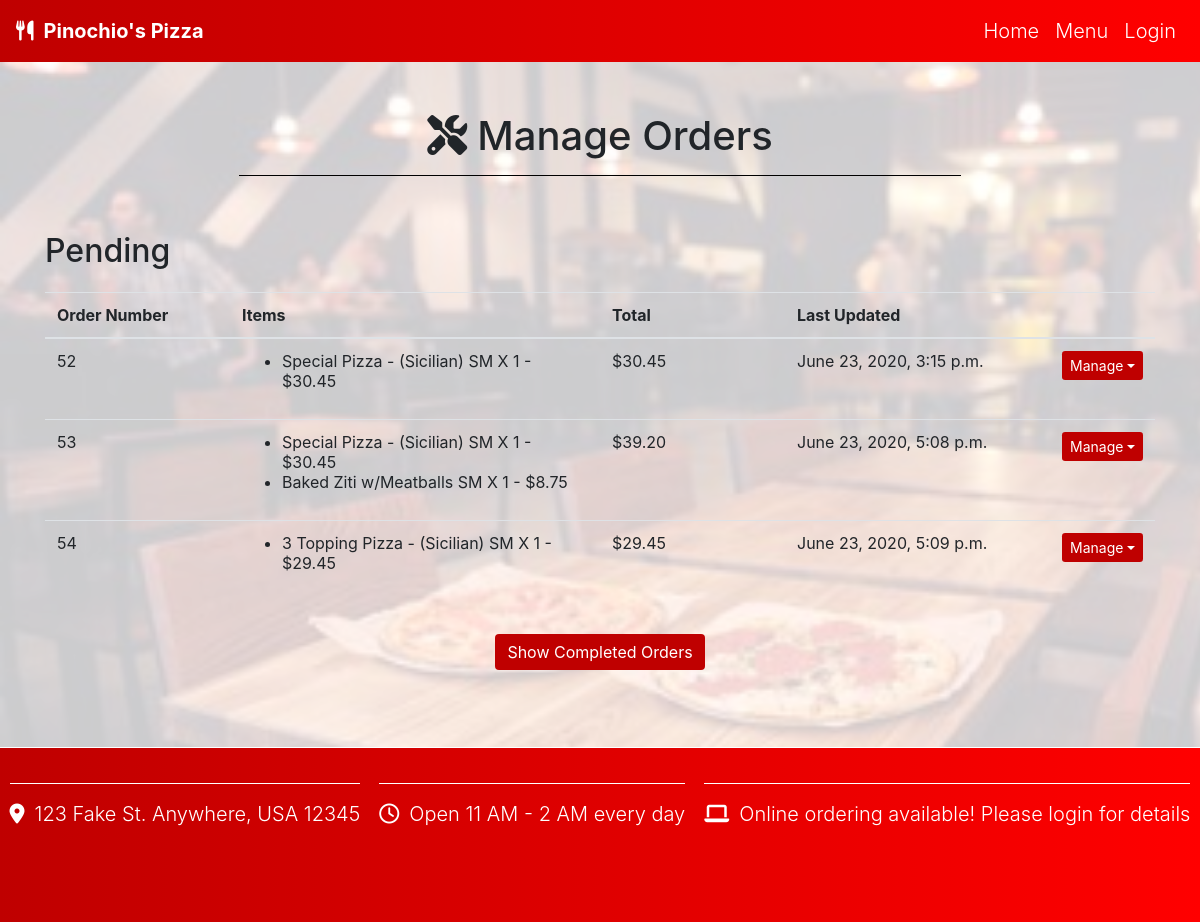
Page /manageOrders on the earlier database version.
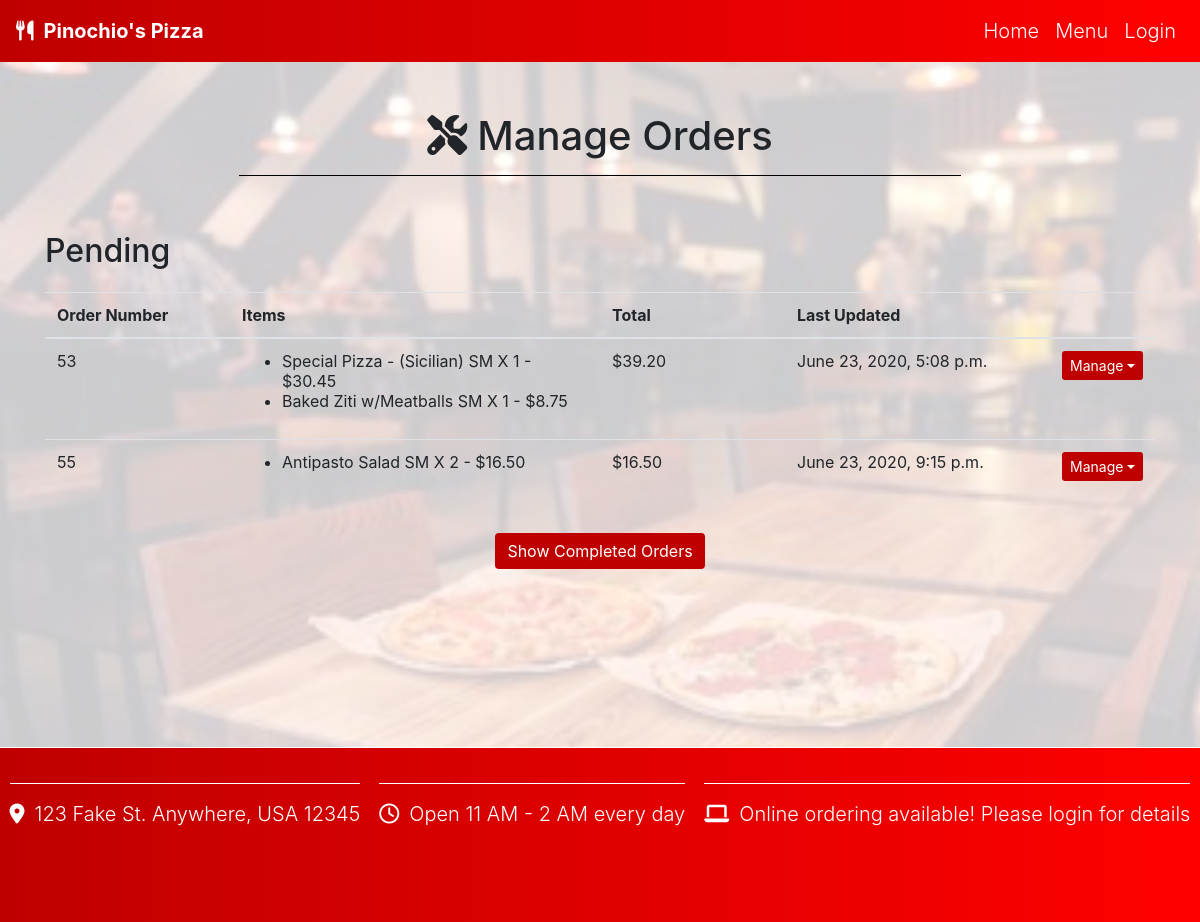
Same page on the later database version.
### orders/models.py (models this page shows, shortened)
class Order(models.Model):
    id = models.AutoField(primary_key=True)
    user = models.ForeignKey(settings.AUTH_USER_MODEL, on_delete=models.CASCADE)
    created = models.DateTimeField(auto_now_add=True)
    lastUpdated = models.DateTimeField(auto_now=True)
    items = models.ManyToManyField(MenuItem, blank=True, through='OrderDetail')
    checkedOut = models.BooleanField(default=False)
    completed = models.BooleanField(default=False)
    METHODS = [
        ("DLY", "Delivery"),
        ("PCK", "Pickup")
    ]
    method = models.CharField(max_length=3, choices=METHODS, blank=True)
    total = models.DecimalField(max_digits=6, decimal_places=2, default=0.0)

class OrderDetail(models.Model):
    order = models.ForeignKey(Order, on_delete=models.CASCADE)
    item = models.ForeignKey(MenuItem, on_delete=models.CASCADE)
    ITEM_SIZES = [
    ('SM', "Small"),
    ('LG', "Large")
    ]
    size = models.CharField(max_length=2, blank=True, choices=ITEM_SIZES)
    quantity = models.IntegerField(default=1)
    toppings = models.ManyToManyField(PizzaTopping, blank=True)
    sandwichToppings = models.ManyToManyField(CheesesteakTopping, blank=True)
    extraCheese = models.BooleanField(default=False)
    total = models.DecimalField(max_digits=6, decimal_places=2, default=0.0)
    notes = models.CharField(max_length=64, blank=True)
    def updateTotal(self):
        self.total = self.item.priceLarge * self.quantity if self.size == 'LG' else self.item.priceSmall * self.quantity
        self.save()
        return self.total
    def __str__(self):
        self.updateTotal()
        return f"{self.item} {self.size} X {self.quantity} - ${self.total}"

class MenuItem(models.Model):
    name = models.CharField(max_length=30)
    priceSmall = models.DecimalField(max_digits=4, decimal_places=2, default=0.0)
    priceLarge = models.DecimalField(max_digits=4, decimal_places=2, default=0.0)
    PIZZA_STYLES = [
        ('NML', "Normal"),
        ('SCL', "Sicilian")
    ]
    pizzaStyle = models.CharField(max_length=3, choices=PIZZA_STYLES, blank=True)
    pizzaToppingsCount = models.IntegerField(default=0)
    category = models.ForeignKey(Category, on_delete=models.CASCADE)
    def __str__(self):
        if self.pizzaStyle != '':
            return f"{self.name} - ({self.get_pizzaStyle_display()})"
        else:
            return f"{self.name}"

### orders/views.py (the view)
# urls.py: path("manageOrders", views.manageOrders, name="manageOrders"),
def manageOrders(request, msg=''):
    context = {
        'orders': Order.objects.all(),
        'msg': msg,
        'pending': Order.objects.filter(checkedOut=True, completed=False).count()
    }
    return render(request, "orders/manageOrders.html", context)

### orders/templates/orders/manageOrders.html (shortened to what this page needs)
{% extends 'base.html' %}
{% load static %}
{% block body %}
<h1 class="page-header mx-auto" id="orderListHeader"><i class="fas fa-tools"></i>Manage Orders</h1>
<h2 class="text-left">Pending</h2>
<table class="table" id="orderList">
  <thead>
    <th>Order Number</th>
    <th colspan="2">Items</th>
    <th>Total</th>
    <th colspan="2">Last Updated</th>
  </thead>
  <tbody class="selected">
  {% for order in orders %}
  {% if order.checkedOut %}
  {% if not order.completed %}
  <tr>
    <td>{{ order.id }}</td>
    <td colspan="2"><ul>
    {% for item in order.orderdetail_set.all %}
    <li>{{ item }}</li>
    {% endfor %}
    </ul></td>
    <td>${{ order.total }}</td>
    <td colspan="2">{{ order.lastUpdated }}<div id="itemEditOptions" class="dropdown">
      <button class="btn btn-primary dropdown-toggle btn-sm" type="button" data-toggle="dropdown">Manage</button>
      </div>
    </td>
  </tr>
  {% endif %}
  {% endif %}
  {% endfor %}
  </tbody>
</table>
<button class="btn btn-primary" data-toggle="collapse" data-target="#completedOrders">Show Completed Orders</button>
{% endblock %}

### templates/base.html (shortened to what this page needs)
{% load static %}
<html>
  <head>
    <link href="https://maxcdn.bootstrapcdn.com/bootstrap/4.1.3/css/bootstrap.min.css" rel="stylesheet">
    <link rel="stylesheet" href="{% static 'styles.css' %}">
  </head>
  <nav class="navbar navbar-expand-lg">
    <a class="navbar-brand lead" href="/"><i class="fas fa-utensils"></i>Pinochio's Pizza</a>
    <ul class="navbar-nav ml-auto">
      {% if user.username %}
      <div class="dropdown d-inline">
        <a class="nav-link dropdown-toggle lead" role="button" id="userDetails" data-toggle="dropdown"><i class="far fa-user"></i>{{ user.username }}</a>
          <div class="dropdown-menu">
            <a class="dropdown-item" href="/">Home</a>
            <a class="dropdown-item" href="{% url 'viewCart' %}">View Cart</a>
            <a class="dropdown-item" href="{% url 'logout' %}">Logout</a>
            {% if user.is_superuser %}
            <a class="dropdown-item" href="{% url 'manageOrders' %}">Manage Orders</a>
            {% endif %}
          </div>
      </div>
      {% else %}
      <a class="nav-link lead" href="/">Home</a>
      <a class="nav-link lead" href="{% url 'loadMenu' %}">Menu</a>
      <a class="nav-link lead" href="{% url 'loginIndex' %}">Login</a>
      {% endif %}
    </ul>
  </nav>
  <body>
    <div class="container">
    <div id="restaurant-pic"></div>
    {% block body %}
    {% endblock %}
    </div>
  </body>
  <footer>
    <div>
      <div class="footer-details"><p class="lead"><i class="fas fa-map-marker-alt"></i>123 Fake St. Anywhere, USA 12345</p></div>
      <div class="footer-details"><p class="lead"><i class="far fa-clock"></i>Open 11 AM - 2 AM every day</p></div>
      <div class="footer-details"><p class="lead"><i class="fas fa-laptop"></i>Online ordering available! Please login for details</p></div>
    </div>
  </footer>
</html>

### static/styles.css (style rules this page uses)
body, html { text-align: center; min-height: 100%; position: relative; }
.navbar { background-image: linear-gradient(to right, #bf0000, red); }
i { margin-right: 10px; }
.footer-details { height: 50%; }
.page-header { margin-top: 50px; }
.container { min-height: 75vh; display: block; z-index: -1; }
footer div { height: 75%; border-top: 1px solid white; margin-top: 35px; display: flex; flex-flow: row wrap; justify-content: space-around; }
.footer-details > p { margin-top: 15px; }
.btn-primary { background-color: #bf0000; border: black; }
#restaurant-pic { position: absolute; top: 0; bottom: 0; right: 0; left: 0; width: 100%; height: 100%; opacity: .2; background-image: url("images/pizza_restaurant_photo.jpg"); background-size: cover; z-index: -1; }
footer { color: white; height: 175px; position: relative; bottom: 0; width: 100%; background-image: linear-gradient(to right, #bf0000, red); }
.navbar-brand { font-weight: bold; }
.navbar a { color: white; }
table { columns: 6; table-layout: fixed; }
tbody { display: none; }
tbody button { margin-left: 30px; }
.selected { display: table-row-group; }
#itemEditOptions { display: inline; float: right; }
#orderList { margin-top: 2%; margin-bottom: 3%; }
#orderListHeader { padding-bottom: 15; border-bottom: 1px solid black; margin-bottom: 5%; width: 65%; }

Differences in the rows shown:
removed Order: id "52", total "30.45", lastUpdated "June 23, 2020, 3:15 p.m."
removed OrderDetail: size+item+quantity "Special Pizza - (Sicilian) SM X 1 - $30.45", shown under "52"
no longer on this page (row edited): Order: id "54", total "29.45", lastUpdated "June 23, 2020, 5:09 p.m."
no longer on this page (row unchanged): OrderDetail: size+item+quantity "3 Topping Pizza - (Sicilian) SM X 1 - $29.45", shown under "54"
added Order: id "55", total "16.50", lastUpdated "June 23, 2020, 9:15 p.m."
added OrderDetail: size+item+quantity "Antipasto Salad SM X 2 - $16.50", shown under "55"
